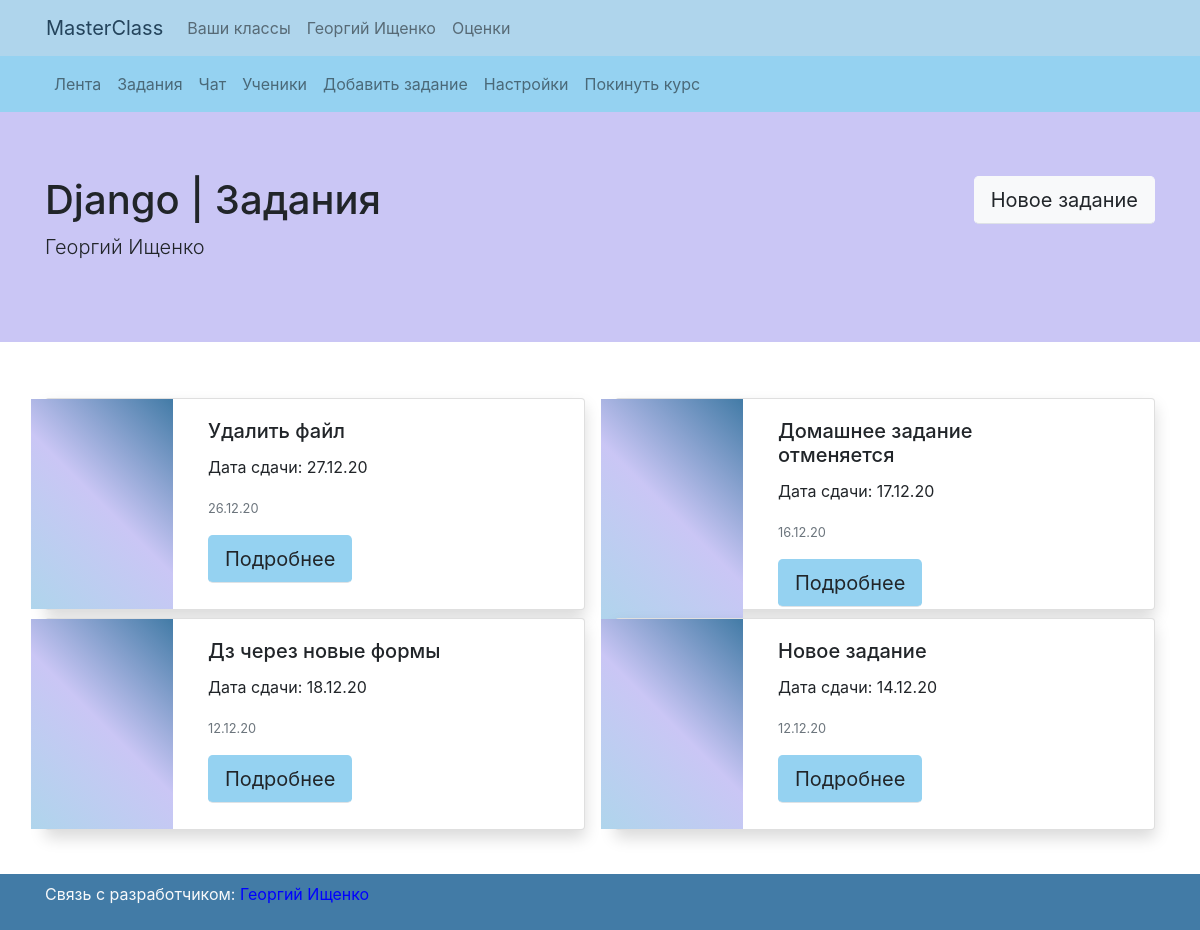
Page /classes/Django-21/tasks (signed in) on the earlier database version.
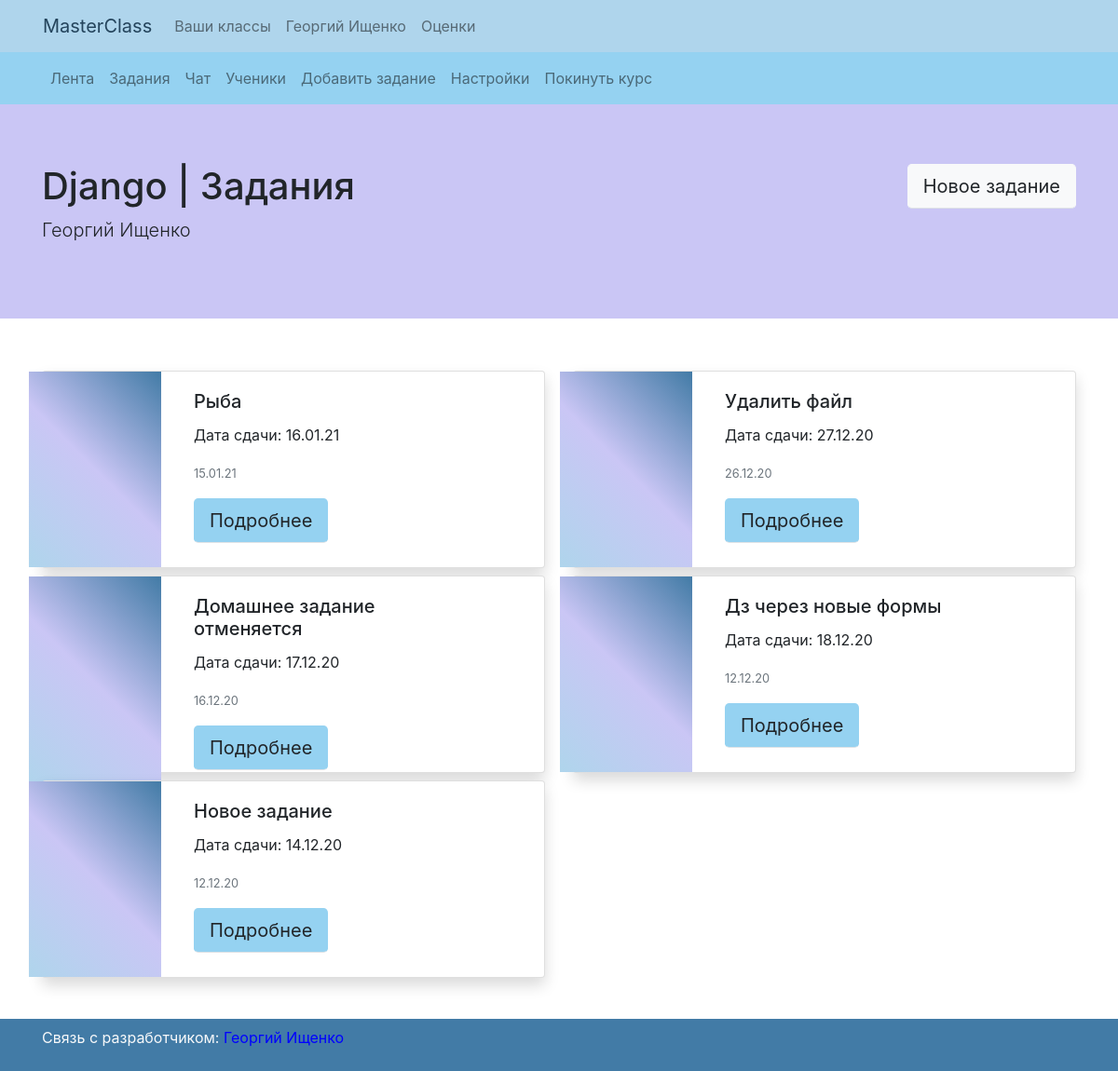
Same page on the later database version.
### my_class/models.py (models this page shows, shortened)
class Task(models.Model):
    title = models.CharField(max_length=32)
    body = RichTextUploadingField(blank=True, null=True)
    date = models.DateField()
    current_class = models.ForeignKey('Class', on_delete=models.CASCADE, null=True, blank=True)
    author = models.ForeignKey(settings.AUTH_USER_MODEL, on_delete=models.CASCADE, blank=True, null=True)
    published_date = models.DateTimeField(auto_now_add=True)
    edit_date = models.DateTimeField(auto_now_add=True, blank=True, null=True)
    max_mark = models.IntegerField(default=5)
    class Meta:
        verbose_name = "Задания"
        verbose_name_plural = "Задания"
    def get_absolute_url(self):
        return reverse('task-view', kwargs={'name': self.current_class.name, 'pk': self.current_class.pk,
                                            'pin': generate_pin(self.pk)})

### my_class/views.py (the view)
# urls.py: path('classes/<str:name>-<int:pk>/tasks', class_tasks, name='tasks'),
@login_required
def class_tasks(request, name, pk):
    current_class = get_object_or_404(Class, pk=pk)
    tasks = Task.objects.filter(current_class=current_class).order_by('-published_date')
    is_teacher = False
    if request.user == current_class.teacher:
        is_teacher = True
    return render(request, 'class_tasks.html', {
        'class': current_class,
        'tasks': tasks,
        'is_teacher': is_teacher
    })

### my_class/models.py (called while the page is built)
def generate_pin(n):
    return n ^ 612345

    def get_absolute_url_feed(self):
        return reverse('feed', kwargs={'name': self.name, 'pk': self.pk})

    def get_absolute_url_tasks(self):
        return reverse('tasks', kwargs={'name': self.name, 'pk': self.pk})

    def get_absolute_url_task_add(self):
        return reverse('task-add', kwargs={'name': self.name, 'pk': self.pk})

    def get_absolute_url_students(self):
        return reverse('students', kwargs={'name': self.name, 'pk': self.pk})

    def get_absolute_url_settings(self):
        return reverse('settings', kwargs={'name': self.name, 'pk': self.pk})

    def get_absolute_url_leave(self):
        return reverse('leave', kwargs={'name': self.name, 'pk': self.pk})

    def is_teacher(self):
        if len(Class.objects.filter(teacher=self.user)) > 0:
            return True
        else:
            return False

### my_class/templates/class_tasks.html
{% extends "base.html" %}
{% block content %}
{% include 'class_nav.html' %}
<div class="jumbotron jumbotron-fluid" style="background-color: #CAC6F5;">
  <div class="container">
    <h1 class="display-5">{{class.name}} | Задания
        {% if is_teacher %}
    <a class="btn btn-lg btn-light float-right border-bottom" href='{{class.get_absolute_url_task_add}}' type="submit"
				style="">Новое задание</a>
        {% endif %}
    </h1>
    <p class="lead">{{class.teacher.first_name}} {{class.teacher.last_name}}</p>
  </div>
</div>
<div class="album mt-5">
    <div class="container">
        <div class="row row-cols-1 row-cols-sm-2 row-cols-md-2 g-3">
            {% for task in tasks %}
                <div class="col">
                    <div class="card mt-2 shadow" >
                      <div class="row g-0" style="height: 210px;">
                        <div class="col-md-3" style="background: -webkit-linear-gradient(45deg, rgb(175, 213, 236), rgb(202, 198, 245), rgb(66, 123, 166));
                                                    background: -moz-linear-gradient(45deg, rgb(175, 213, 236), rgb(202, 198, 245), rgb(66, 123, 166));
                                                    background: linear-gradient(45deg, rgb(175, 213, 236), rgb(202, 198, 245), rgb(66, 123, 166));">
                        </div>
                        <div class="col-md-8">
                          <div class="card-body">
                            <h5 class="card-title">{{task.title}}</h5>
                            <p class="card-text">Дата сдачи: {{task.date | date:'d.m.y'}}</p>
                            <p class="card-text"><small class="text-muted">{{task.published_date | date:'d.m.y'}}</small></p>
                              <a href="{{task.get_absolute_url}}" class="btn btn-lg border-bottom" style="background-color: #95D2F1;">Подробнее</a>
                          </div>
                        </div>
                      </div>
                </div>
                </div>
           {% endfor %}
        </div>
    </div>
</div>
{% endblock %}

Differences in the rows shown:
added Task: title "Рыба", date "16.01.21", published_date "15.01.21"
